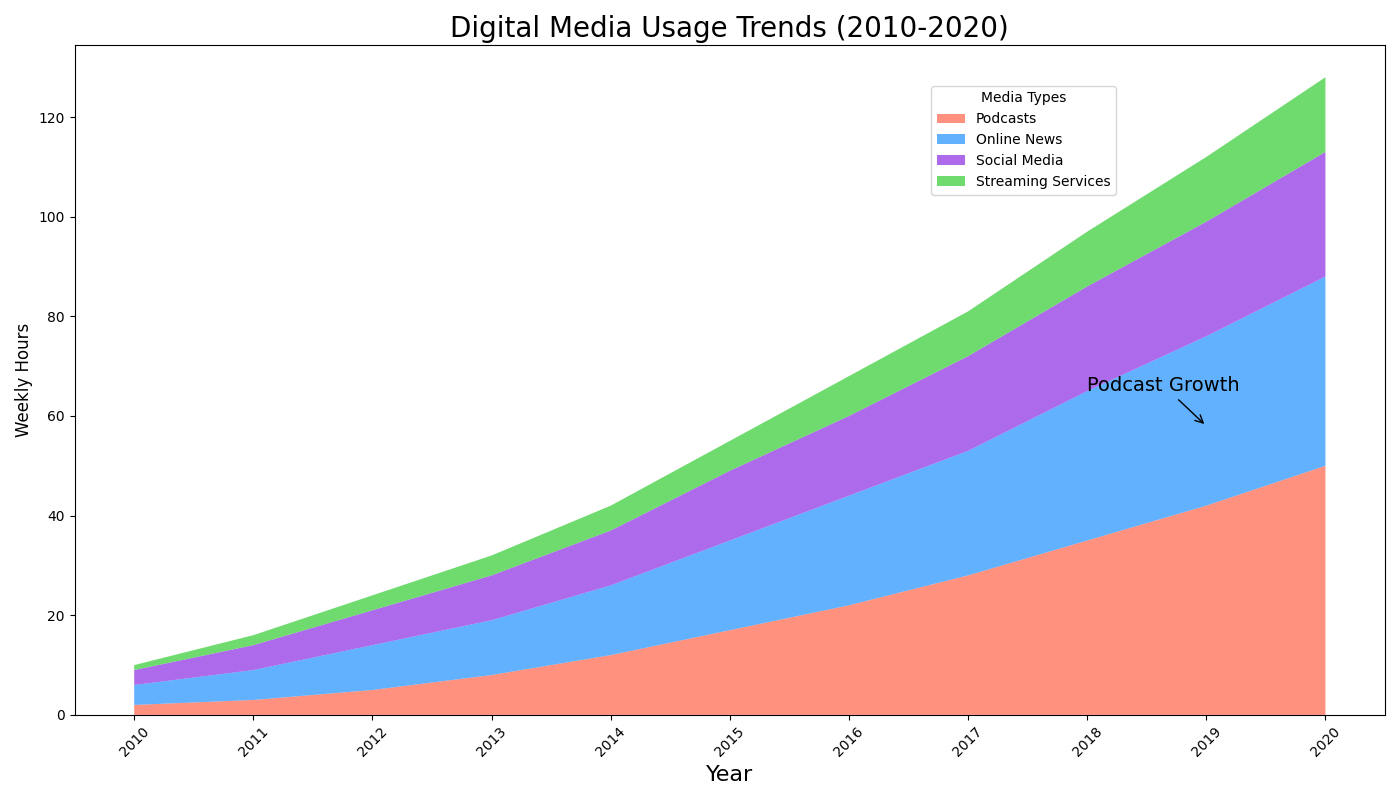

The Python source for this figure:
import matplotlib.pyplot as plt
import numpy as np

years = np.arange(2010, 2021)

streaming_services = np.array([2, 3, 5, 8, 12, 17, 22, 28, 35, 42, 50])
social_media = np.array([4, 6, 9, 11, 14, 18, 22, 25, 30, 34, 38])
online_news = np.array([3, 5, 7, 9, 11, 14, 16, 19, 21, 23, 25])
podcasts = np.array([1, 2, 3, 4, 5, 6, 8, 9, 11, 13, 15])

media_data = np.vstack([streaming_services, social_media, online_news, podcasts])

fig, ax = plt.subplots(figsize=(14, 8))

ax.stackplot(years, media_data, labels=['Podcasts', 'Online News', 'Social Media', 'Streaming Services'], 
             colors=['#ff6347', '#1e90ff', '#8a2be2', '#32cd32'], alpha=0.7)

ax.set_xlabel('Year', fontsize=16)
ax.set_ylabel('Weekly Hours', fontsize=12)
ax.set_title("Digital Media Usage Trends (2010-2020)", fontsize=20, fontweight='normal')

ax.set_xticks(years)
ax.set_xticklabels(years, rotation=45)

ax.grid(True, which='minor', linestyle='-.', linewidth=0.7, color='purple', alpha=0.5)

ax.legend(loc='upper right', bbox_to_anchor=(0.8, 0.95), title='Media Types')

ax.annotate('Podcast Growth', xy=(2019, 58), xytext=(2018, 65),
            arrowprops=dict(facecolor='red', arrowstyle='->'), fontsize=14)

plt.tight_layout()

plt.show()
